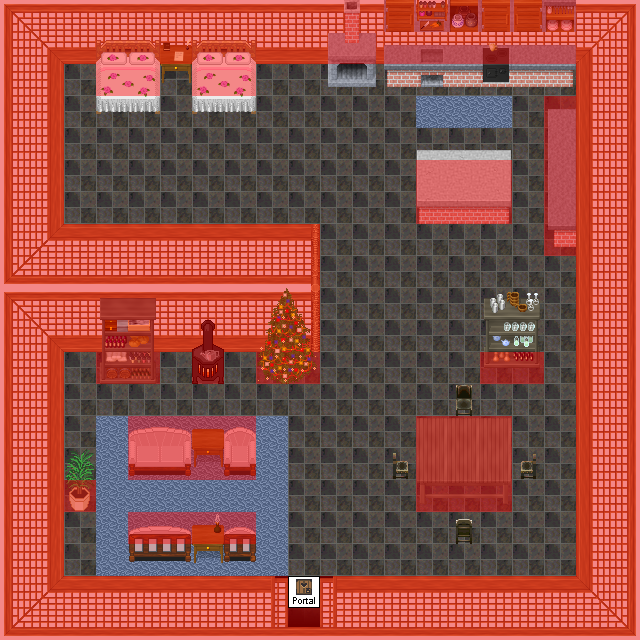

This game map was drawn from its Tiled (.tmx) file and the tilesets committed beside it. A one-line description and the trimmed map source follow:
An orthogonal 20x20 tile map with 32x32 px tiles, 8 tile layers (0_floor, 1_terrain, 2_object, 3_roof, ...), 19 tilesets.

<map version="1.0" orientation="orthogonal" renderorder="right-down" width="20" height="20" tilewidth="32" tileheight="32" nextobjectid="1">
 <tileset firstgid="1" name="collision" tilewidth="32" tileheight="32">
  <image source="../../tileset/logic/collision.png" width="32" height="32" />
 </tileset>
 <tileset firstgid="2" name="dojo_walls" tilewidth="32" tileheight="32">
  <image source="../../tileset/building/wall/dojo_walls.png" width="320" height="512" />
 </tileset>
 <tileset firstgid="162" name="floor_tiles" tilewidth="32" tileheight="32">
  <image source="../../tileset/ground/indoor/floor_tiles.png" width="96" height="96" />
 </tileset>
 <tileset firstgid="171" name="dojo_entrances" tilewidth="32" tileheight="32">
  <image source="../../tileset/building/entrance/dojo_entrances.png" width="384" height="192" />
 </tileset>
 <tileset firstgid="243" name="portal" tilewidth="32" tileheight="32">
  <image source="../../tileset/logic/portal.png" width="256" height="64" />
 </tileset>
 <tileset firstgid="259" name="double_pink_roses" tilewidth="32" tileheight="32">
  <image source="../../tileset/furniture/bed/double_pink_roses.png" width="192" height="96" />
 </tileset>
 <tileset firstgid="277" name="sofa_chair_pink" tilewidth="32" tileheight="32">
  <image source="../../tileset/furniture/chair/sofa_chair_pink.png" width="96" height="128" />
 </tileset>
 <tileset firstgid="289" name="greenish_grey" tilewidth="32" tileheight="32">
  <image source="../../tileset/furniture/chair/greenish_grey.png" width="64" height="64" />
 </tileset>
 <tileset firstgid="293" name="desk" tilewidth="32" tileheight="32">
  <image source="../../tileset/furniture/table/desk.png" width="64" height="64" />
 </tileset>
 <tileset firstgid="297" name="grey_plain" tilewidth="32" tileheight="32">
  <image source="../../tileset/furniture/table/grey_plain.png" width="96" height="96" />
 </tileset>
 <tileset firstgid="306" name="concrete_table" tilewidth="32" tileheight="32">
  <image source="../../tileset/furniture/table/concrete_table.png" width="96" height="96" />
 </tileset>
 <tileset firstgid="315" name="warmer" tilewidth="32" tileheight="32">
  <image source="../../tileset/furniture/kitchen/warmer.png" width="32" height="64" />
 </tileset>
 <tileset firstgid="317" name="cabinets" tilewidth="32" tileheight="32">
  <image source="../../tileset/furniture/kitchen/cabinets.png" width="128" height="352" />
 </tileset>
 <tileset firstgid="361" name="warmer_2" tilewidth="32" tileheight="32">
  <image source="../../tileset/furniture/kitchen/warmer_2.png" width="64" height="96" />
 </tileset>
 <tileset firstgid="367" name="item_shelf" tilewidth="32" tileheight="32">
  <image source="../../tileset/furniture/shelve/item_shelf.png" width="64" height="96" />
 </tileset>
 <tileset firstgid="373" name="shelf_3" tilewidth="32" tileheight="32">
  <image source="../../tileset/furniture/shelve/shelf_3.png" width="64" height="160" />
 </tileset>
 <tileset firstgid="383" name="spruce_xmas" tilewidth="32" tileheight="32">
  <image source="../../tileset/plant/tree/spruce_xmas.png" width="64" height="96" />
 </tileset>
 <tileset firstgid="389" name="oriental_plant" tilewidth="32" tileheight="32">
  <image source="../../tileset/plant/indoor/oriental_plant.png" width="32" height="64" />
 </tileset>
 <tileset firstgid="391" name="xmas_lights" tilewidth="32" tileheight="32">
  <image source="../../tileset/furniture/light/xmas_lights.png" width="128" height="160" />
 </tileset>
 <layer name="0_floor" width="20" height="20">
  <data>[400 cells, 400 non-empty, 32 distinct tile ids]</data>
 </layer>
 <layer name="1_terrain" width="20" height="20">
  <data>[400 cells, 96 non-empty, 82 distinct tile ids]</data>
 </layer>
 <layer name="2_object" width="20" height="20">
  <data>[400 cells, 0 non-empty, 0 distinct tile ids]</data>
 </layer>
 <layer name="3_roof" width="20" height="20">
  <data>[400 cells, 9 non-empty, 9 distinct tile ids]</data>
 </layer>
 <layer name="4_roof_add" width="20" height="20">
  <data>[400 cells, 6 non-empty, 6 distinct tile ids]</data>
 </layer>
 <layer name="objects" width="20" height="20">
  <data>[400 cells, 1 non-empty, 1 distinct tile ids]</data>
 </layer>
 <layer name="collision" width="20" height="20" opacity="0.43">
  <data>[400 cells, 219 non-empty, 1 distinct tile ids]</data>
 </layer>
 <layer name="protection" width="20" height="20">
  <data>[400 cells, 0 non-empty, 0 distinct tile ids]</data>
 </layer>
</map>
